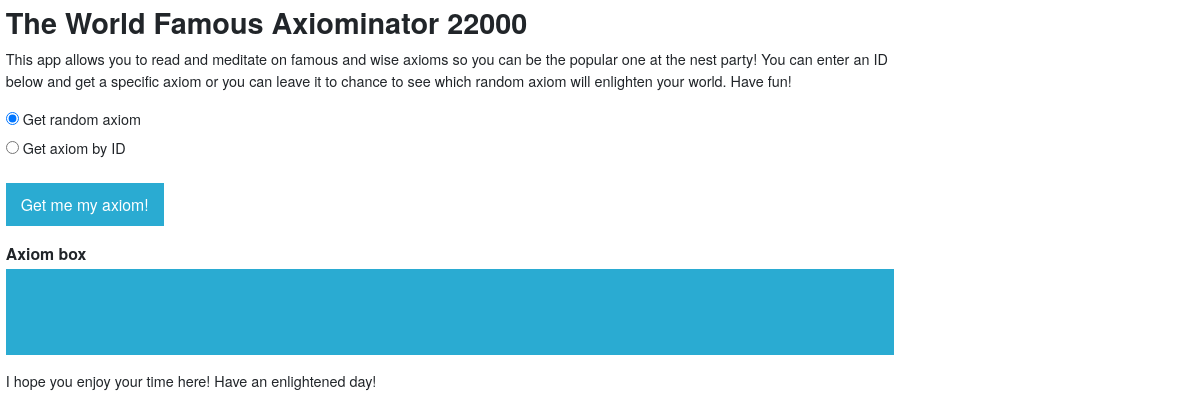
/axioms/, run on the app's committed database.
### axioms/models.py (models this page shows, shortened)
class SingleInstanceMixin(object):
    """Makes sure that no more than one instance of a given model is created."""

class Intro(SingleInstanceMixin, models.Model):
    title = models.CharField(max_length=200)
    description = models.TextField(default='')
    footer = models.CharField(max_length=500, blank=True, default='')

### axioms/views.py (the view)
# urls.py: path('axioms/', views.index, name='index'),
def index(request):
    intro_object = Intro.objects.get(pk=1)
    axiom_objects = Axiom.objects.all()
    intro_object.num_axioms = len(axiom_objects)
    context = {'intro_object': intro_object}
    return render(request, 'axioms/index.html', context)

### axioms/templates/axioms/index.html (shortened to what this page needs)
{% load static %}
<html lang="en">
    <head>
        <link rel="stylesheet" type="text/css" href="{% static 'axioms/css/bootstrap.min.css' %}">
        <link rel="stylesheet" type="text/css" href="{% static 'axioms/css/styles.css' %}">
    </head>
    <body>
        <div class="content_box">
            <h1>{{ intro_object.title }}</h1>
            <p>{{ intro_object.description}}</p>
            <label>
                <input type="radio" name="axiom_choice" value="random" id="random" checked> Get random axiom
            </label><br/>
            <label>
                <input type="radio" name="axiom_choice" value="choose" id="choose"> Get axiom by ID
            </label><br/>
            <button id="get_axiom" class="axiom_button" type="button">Get me my axiom!</button>
            <p class="axiom_box_label">Axiom box</p>
            <div id="axiom" class="axiom_box">
            </div>
            <p>{{intro_object.footer}}</p>
        </div>
    </body>
</html>

### axioms/static/axioms/css/styles.css (style rules this page uses)
body { font-family: "Helvetica Neue", Helvetica, Arial, sans-serif; font-size: 0.9em; font-weight: normal; }
.content_box { max-width: 900px; padding: 0.4em; width: 100%; }
h1 { font-size: 2em; font-weight: bold; }
.axiom_box_label { font-size: 1.1em; font-weight: bold; margin-bottom: 0.2em; }
.axiom_box { background: #2aabd2; color: white; min-height: 6em; margin-bottom: 1em; padding: 0.4em; width: 100%; }
.axiom_button { background: #2aabd2; border: none; color: white; cursor: pointer; font-size: 1.1em; margin-bottom: 1em; margin-top: 1em; padding: 10px 15px; text-align: center; }

### data on the page
Intro: title "The World Famous Axiominator 22000", description "This app allows you to read and meditate on famous and wise axioms so you can be the popular one at the nest party! You can enter an ID below and get a specific axiom or you can leave it to chance to see which random axiom will enlighten your world. Have fun!", footer "I hope you enjoy your time here! Have an enlightened day!"
